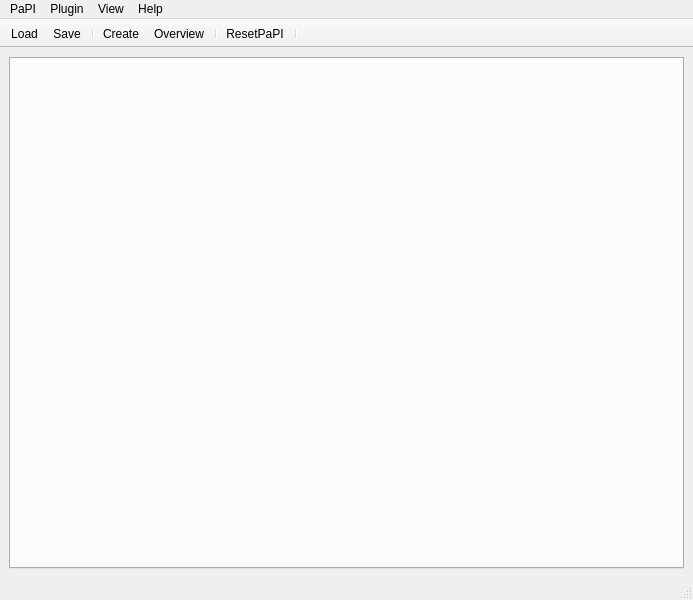
<?xml version="1.0" encoding="UTF-8"?>
<ui version="4.0">
 <class>QtNewMain</class>
 <widget class="QMainWindow" name="QtNewMain">
  <property name="geometry">
   <rect>
    <x>0</x>
    <y>0</y>
    <width>693</width>
    <height>600</height>
   </rect>
  </property>
  <property name="windowTitle">
   <string>MainWindow</string>
  </property>
  <widget class="QWidget" name="centralwidget">
   <layout class="QVBoxLayout" name="verticalLayout_2">
    <item>
     <widget class="QTabWidget" name="widgetTabs">
      <property name="contextMenuPolicy">
       <enum>Qt::DefaultContextMenu</enum>
      </property>
      <property name="currentIndex">
       <number>-1</number>
      </property>
     </widget>
    </item>
   </layout>
  </widget>
  <widget class="QMenuBar" name="menubar">
   <property name="geometry">
    <rect>
     <x>0</x>
     <y>0</y>
     <width>693</width>
     <height>25</height>
    </rect>
   </property>
   <property name="defaultUp">
    <bool>false</bool>
   </property>
   <property name="nativeMenuBar">
    <bool>false</bool>
   </property>
   <widget class="QMenu" name="menuPaPI">
    <property name="title">
     <string>PaPI</string>
    </property>
    <addaction name="actionLoad"/>
    <addaction name="actionSave"/>
    <addaction name="actionReloadConfig"/>
    <addaction name="actionResetPaPI"/>
    <addaction name="separator"/>
    <addaction name="actionExit"/>
   </widget>
   <widget class="QMenu" name="menuPlugin">
    <property name="title">
     <string>Plugin</string>
    </property>
    <addaction name="actionOverview"/>
    <addaction name="actionCreate"/>
    <addaction name="separator"/>
    <addaction name="actionReload_Plugin_DB"/>
   </widget>
   <widget class="QMenu" name="menuView">
    <property name="title">
     <string>View</string>
    </property>
    <addaction name="actionRunMode"/>
    <addaction name="actionToolbar"/>
   </widget>
   <widget class="QMenu" name="menuHelp">
    <property name="title">
     <string>Help</string>
    </property>
    <addaction name="actionPaPI_Wiki"/>
    <addaction name="actionPaPI_Doc"/>
    <addaction name="separator"/>
    <addaction name="actionAbout"/>
    <addaction name="actionAbout_Qt"/>
   </widget>
   <addaction name="menuPaPI"/>
   <addaction name="menuPlugin"/>
   <addaction name="menuView"/>
   <addaction name="menuHelp"/>
  </widget>
  <widget class="QStatusBar" name="statusbar"/>
  <widget class="PaPIToolbar" name="toolBar">
   <property name="acceptDrops">
    <bool>true</bool>
   </property>
   <property name="windowTitle">
    <string>toolBar</string>
   </property>
   <property name="layoutDirection">
    <enum>Qt::LeftToRight</enum>
   </property>
   <property name="movable">
    <bool>false</bool>
   </property>
   <property name="floatable">
    <bool>false</bool>
   </property>
   <attribute name="toolBarArea">
    <enum>TopToolBarArea</enum>
   </attribute>
   <attribute name="toolBarBreak">
    <bool>false</bool>
   </attribute>
   <addaction name="actionLoad"/>
   <addaction name="actionSave"/>
   <addaction name="separator"/>
   <addaction name="actionCreate"/>
   <addaction name="actionOverview"/>
   <addaction name="separator"/>
   <addaction name="actionResetPaPI"/>
   <addaction name="separator"/>
  </widget>
  <action name="actionLoad">
   <property name="text">
    <string>Load</string>
   </property>
  </action>
  <action name="actionSave">
   <property name="text">
    <string>Save</string>
   </property>
  </action>
  <action name="actionOverview">
   <property name="text">
    <string>Overview</string>
   </property>
  </action>
  <action name="actionCreate">
   <property name="text">
    <string>Create</string>
   </property>
  </action>
  <action name="actionExit">
   <property name="text">
    <string>Exit</string>
   </property>
  </action>
  <action name="actionReloadConfig">
   <property name="text">
    <string>ReloadConfig</string>
   </property>
  </action>
  <action name="actionResetPaPI">
   <property name="text">
    <string>ResetPaPI</string>
   </property>
  </action>
  <action name="actionRunMode">
   <property name="text">
    <string>RunMode</string>
   </property>
  </action>
  <action name="actionSetBackground">
   <property name="text">
    <string>SetBackground</string>
   </property>
  </action>
  <action name="actionPaPI_Wiki">
   <property name="text">
    <string>PaPI Wiki</string>
   </property>
  </action>
  <action name="actionPaPI_Doc">
   <property name="text">
    <string>PaPI Doc</string>
   </property>
  </action>
  <action name="actionAbout">
   <property name="text">
    <string>About</string>
   </property>
  </action>
  <action name="actionAbout_Qt">
   <property name="text">
    <string>About Qt</string>
   </property>
  </action>
  <action name="actionAbout_PySide">
   <property name="text">
    <string>About PySide</string>
   </property>
  </action>
  <action name="actionReload_Plugin_DB">
   <property name="text">
    <string>Reload DB</string>
   </property>
  </action>
  <action name="actionToolbar">
   <property name="checkable">
    <bool>true</bool>
   </property>
   <property name="checked">
    <bool>true</bool>
   </property>
   <property name="text">
    <string>Toolbar</string>
   </property>
  </action>
 </widget>
 <customwidgets>
  <customwidget>
   <class>PaPIToolbar</class>
   <extends>QToolBar</extends>
   <header>papi.gui.default.item.h</header>
  </customwidget>
 </customwidgets>
 <resources/>
 <connections>
  <connection>
   <sender>actionExit</sender>
   <signal>triggered()</signal>
   <receiver>QtNewMain</receiver>
   <slot>close()</slot>
   <hints>
    <hint type="sourcelabel">
     <x>-1</x>
     <y>-1</y>
    </hint>
    <hint type="destinationlabel">
     <x>346</x>
     <y>299</y>
    </hint>
   </hints>
  </connection>
 </connections>
</ui>
